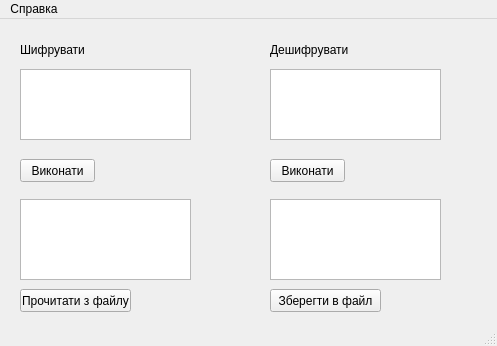
<?xml version="1.0" encoding="UTF-8"?>
<ui version="4.0">
 <class>MainWindow</class>
 <widget class="QMainWindow" name="MainWindow">
  <property name="enabled">
   <bool>true</bool>
  </property>
  <property name="geometry">
   <rect>
    <x>0</x>
    <y>0</y>
    <width>497</width>
    <height>346</height>
   </rect>
  </property>
  <property name="sizePolicy">
   <sizepolicy hsizetype="Fixed" vsizetype="Fixed">
    <horstretch>0</horstretch>
    <verstretch>0</verstretch>
   </sizepolicy>
  </property>
  <property name="minimumSize">
   <size>
    <width>497</width>
    <height>346</height>
   </size>
  </property>
  <property name="maximumSize">
   <size>
    <width>497</width>
    <height>346</height>
   </size>
  </property>
  <property name="windowTitle">
   <string>MainWindow</string>
  </property>
  <widget class="QWidget" name="centralwidget">
   <widget class="QLabel" name="label">
    <property name="geometry">
     <rect>
      <x>20</x>
      <y>20</y>
      <width>91</width>
      <height>21</height>
     </rect>
    </property>
    <property name="text">
     <string>Шифрувати</string>
    </property>
   </widget>
   <widget class="QLabel" name="label_2">
    <property name="geometry">
     <rect>
      <x>270</x>
      <y>20</y>
      <width>91</width>
      <height>21</height>
     </rect>
    </property>
    <property name="text">
     <string>Дешифрувати</string>
    </property>
   </widget>
   <widget class="QPushButton" name="pushButton_Encrypt">
    <property name="geometry">
     <rect>
      <x>20</x>
      <y>140</y>
      <width>75</width>
      <height>23</height>
     </rect>
    </property>
    <property name="text">
     <string>Виконати</string>
    </property>
   </widget>
   <widget class="QPushButton" name="pushButton_Decrypt">
    <property name="geometry">
     <rect>
      <x>270</x>
      <y>140</y>
      <width>75</width>
      <height>23</height>
     </rect>
    </property>
    <property name="text">
     <string>Виконати</string>
    </property>
   </widget>
   <widget class="QTextBrowser" name="textBrowser_Encrypt">
    <property name="geometry">
     <rect>
      <x>20</x>
      <y>180</y>
      <width>171</width>
      <height>81</height>
     </rect>
    </property>
   </widget>
   <widget class="QTextBrowser" name="textBrowser_Decrypt">
    <property name="geometry">
     <rect>
      <x>270</x>
      <y>180</y>
      <width>171</width>
      <height>81</height>
     </rect>
    </property>
   </widget>
   <widget class="QPlainTextEdit" name="plainTextEdit_Encr">
    <property name="geometry">
     <rect>
      <x>20</x>
      <y>50</y>
      <width>171</width>
      <height>71</height>
     </rect>
    </property>
    <property name="contextMenuPolicy">
     <enum>Qt::CustomContextMenu</enum>
    </property>
    <property name="toolTip">
     <string>&lt;html&gt;&lt;head/&gt;&lt;body&gt;&lt;p&gt;Для вводу пробілу використовуйте знак &amp;quot;_&amp;quot;.&lt;/p&gt;&lt;/body&gt;&lt;/html&gt;</string>
    </property>
    <property name="autoFillBackground">
     <bool>false</bool>
    </property>
    <property name="inputMethodHints">
     <set>Qt::ImhMultiLine</set>
    </property>
   </widget>
   <widget class="QPlainTextEdit" name="plainTextEdit_Decr">
    <property name="geometry">
     <rect>
      <x>270</x>
      <y>50</y>
      <width>171</width>
      <height>71</height>
     </rect>
    </property>
   </widget>
   <widget class="QPushButton" name="pushButton_ReadfromFile">
    <property name="geometry">
     <rect>
      <x>20</x>
      <y>270</y>
      <width>111</width>
      <height>23</height>
     </rect>
    </property>
    <property name="text">
     <string>Прочитати з файлу</string>
    </property>
   </widget>
   <widget class="QPushButton" name="pushButton_SavetoFile">
    <property name="geometry">
     <rect>
      <x>270</x>
      <y>270</y>
      <width>111</width>
      <height>23</height>
     </rect>
    </property>
    <property name="text">
     <string>Зберегти в файл</string>
    </property>
   </widget>
  </widget>
  <widget class="QMenuBar" name="menubar">
   <property name="geometry">
    <rect>
     <x>0</x>
     <y>0</y>
     <width>497</width>
     <height>21</height>
    </rect>
   </property>
   <widget class="QMenu" name="menu">
    <property name="title">
     <string>Справка</string>
    </property>
    <addaction name="action_AboutDev"/>
    <addaction name="action_Help"/>
   </widget>
   <addaction name="menu"/>
  </widget>
  <widget class="QStatusBar" name="statusbar"/>
  <action name="action_AboutDev">
   <property name="text">
    <string>Про розробника</string>
   </property>
  </action>
  <action name="action_Help">
   <property name="text">
    <string>Довідка</string>
   </property>
  </action>
 </widget>
 <resources/>
 <connections/>
</ui>
